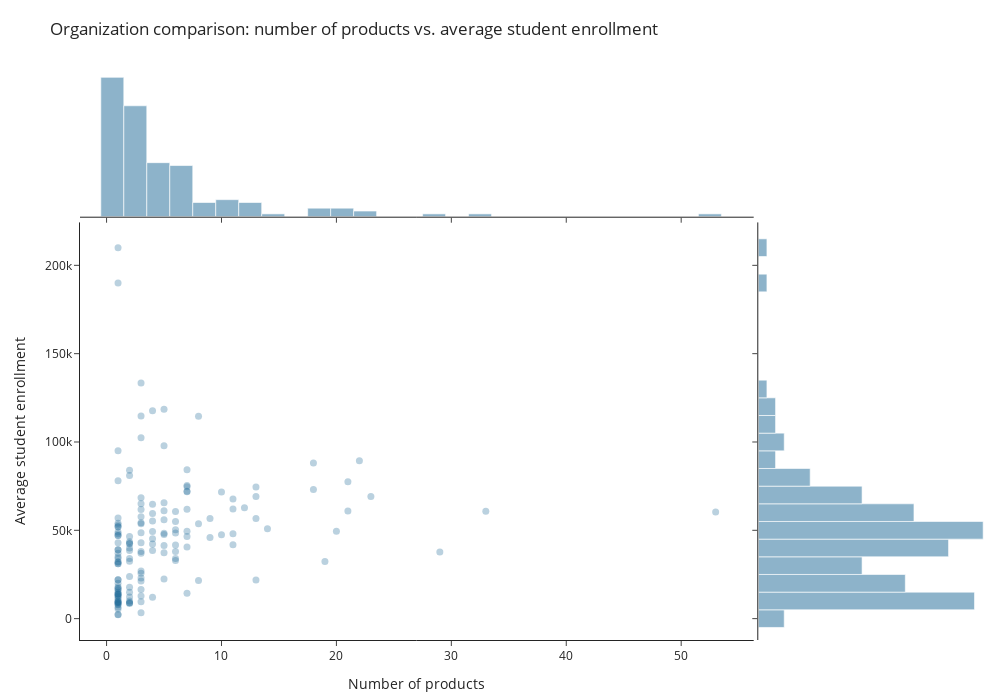

Source (notebook cell):
### Code cell
fig = px.scatter(
    df_grouped_per_organization, 
    x = "count", 
    y = "mean", 
    marginal_x="histogram", 
    marginal_y="histogram", 
    template="simple_white",
    height=700,
    width=1000,
    custom_data = "course_organization",
    color_discrete_sequence = [px.colors.qualitative.Prism[1]],
    title="Organization comparison: number of products vs. average student enrollment",
    labels={
        "count": "Number of products",
        "mean": "Average student enrollment"
    }
)

fig.update_layout(
    hoverlabel=dict(
        bgcolor="white",
        bordercolor = "white",
        font=dict(color="#494a5e")
    ),
    margin=dict(
        r = 5, 
        t = 70, 
        b = 60
    )
)

fig.update_traces(
    marker=dict(
        color="#1D6996", 
        opacity=0.3,
        size = 7
    ),
    selector=dict(type="scatter"),
    hovertemplate = "Organization: <b>%{customdata[0]}</b><br>" +
                    "Number of products: %{x}<br>" + 
                    "AVG number of students per product: %{y:,.0f}" 
)

fig.show()

### Figure 1 — Plotly figure (JSON) as saved in the notebook; plotly's stock layout.template omitted (floating-point values rounded to 4 significant figures; data arrays with more than 128 entries replaced by an {"elided": "..."} marker saying what was removed)
{"data": [{"customdata": {"elided": "153x1 str values"}, "hovertemplate": "Organization: <b>%{customdata[0]}</b><br>Number of products: %{x}<br>AVG number of students per product: %{y:,.0f}", "legendgroup": "", "marker": {"color": "#1D6996", "opacity": 0.3, "size": 7, "symbol": "circle"}, "mode": "markers", "name": "", "orientation": "v", "showlegend": false, "type": "scatter", "x": {"elided": "153 int values"}, "xaxis": "x", "y": {"elided": "153 float values"}, "yaxis": "y"}, {"alignmentgroup": "True", "bingroup": "x", "hovertemplate": "Number of products=%{x}<br>count=%{y}<extra></extra>", "legendgroup": "", "marker": {"color": "rgb(29, 105, 150)"}, "name": "", "offsetgroup": "", "opacity": 0.5, "showlegend": false, "type": "histogram", "x": {"elided": "153 int values"}, "xaxis": "x3", "yaxis": "y3"}, {"alignmentgroup": "True", "bingroup": "y", "hovertemplate": "Average student enrollment=%{y}<br>count=%{x}<extra></extra>", "legendgroup": "", "marker": {"color": "rgb(29, 105, 150)"}, "name": "", "offsetgroup": "", "opacity": 0.5, "showlegend": false, "type": "histogram", "xaxis": "x2", "y": {"elided": "153 float values"}, "yaxis": "y2"}], "layout": {"barmode": "overlay", "height": 700, "hoverlabel": {"bgcolor": "white", "bordercolor": "white", "font": {"color": "#494a5e"}}, "legend": {"tracegroupgap": 0}, "margin": {"b": 60, "r": 5, "t": 70}, "title": {"text": "Organization comparison: number of products vs. average student enrollment"}, "width": 1000, "xaxis": {"anchor": "y", "domain": [0, 0.7363], "title": {"text": "Number of products"}}, "xaxis2": {"anchor": "y2", "domain": [0.7413, 1], "matches": "x2", "showline": false, "showticklabels": false, "ticks": ""}, "xaxis3": {"anchor": "y3", "domain": [0, 0.7363], "matches": "x", "showticklabels": false}, "xaxis4": {"anchor": "y4", "domain": [0.7413, 1], "matches": "x2", "showline": false, "showticklabels": false, "ticks": ""}, "yaxis": {"anchor": "x", "domain": [0, 0.7326], "title": {"text": "Average student enrollment"}}, "yaxis2": {"anchor": "x2", "domain": [0, 0.7326], "matches": "y", "showticklabels": false}, "yaxis3": {"anchor": "x3", "domain": [0.7426, 1], "matches": "y3", "showline": false, "showticklabels": false, "ticks": ""}, "yaxis4": {"anchor": "x4", "domain": [0.7426, 1], "matches": "y3", "showline": false, "showticklabels": false, "ticks": ""}}}
